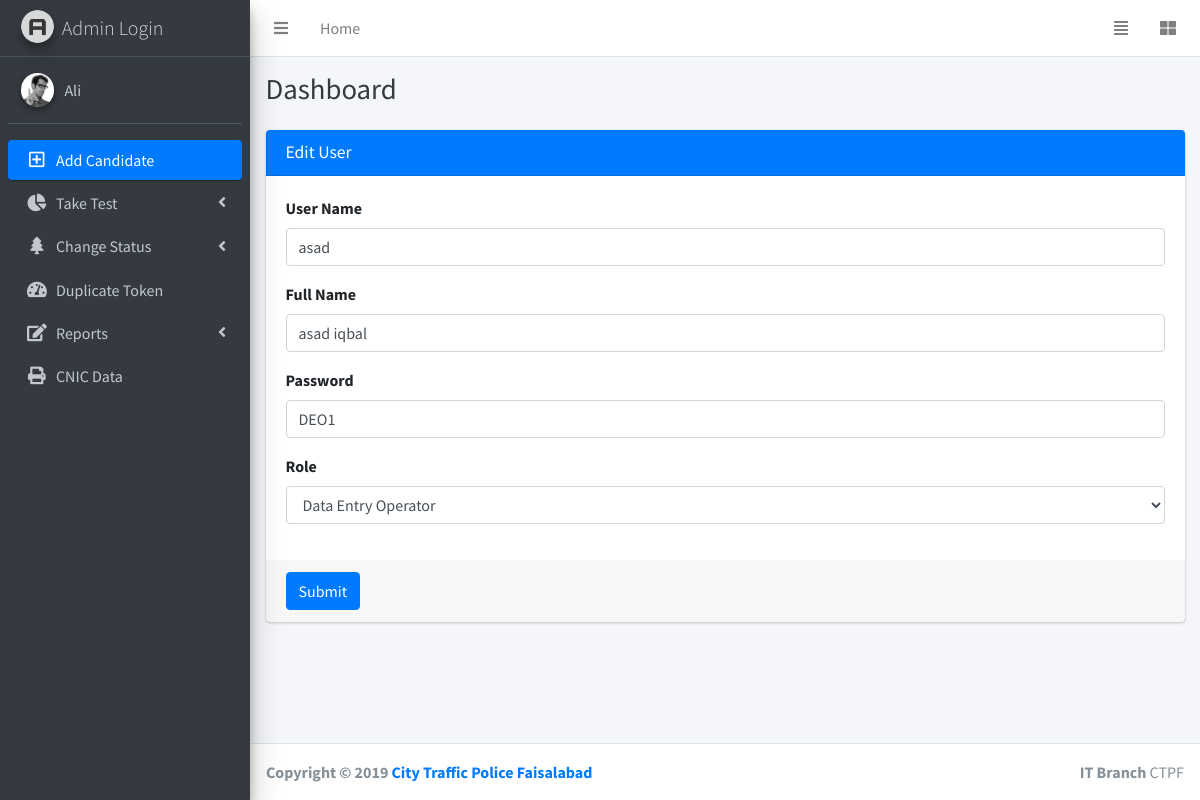
Screenshot of /editUser.php?userID=12 (signed in) with the database file from the repository.
### tables this page shows
CREATE TABLE `users` (
  `id` int(100) NOT NULL,
  `username` varchar(100) NOT NULL,
  `email` varchar(100) NOT NULL,
  `password` varchar(100) NOT NULL,
  `role` varchar(100) NOT NULL,
  `date` timestamp NOT NULL DEFAULT current_timestamp()
);

### editUser.php (the view, shortened to what this page needs)
<?php session_start();
require_once('sessionSet.php');
?>
            <!DOCTYPE html>
            <html>
            <head>
                <link rel="stylesheet" href="plugins/fontawesome-free/css/all.min.css">
                <link rel="stylesheet" href="https://code.ionicframework.com/ionicons/2.0.1/css/ionicons.min.css">
                <link rel="stylesheet" href="plugins/tempusdominus-bootstrap-4/css/tempusdominus-bootstrap-4.min.css">
                <link rel="stylesheet" href="plugins/icheck-bootstrap/icheck-bootstrap.min.css">
                <link rel="stylesheet" href="plugins/jqvmap/jqvmap.min.css">
                <link rel="stylesheet" href="dist/css/adminlte.min.css">
                <link rel="stylesheet" href="plugins/overlayScrollbars/css/OverlayScrollbars.min.css">
                <link rel="stylesheet" href="plugins/daterangepicker/daterangepicker.css">
                <link rel="stylesheet" href="plugins/summernote/summernote-bs4.css">
                <link href="https://fonts.googleapis.com/css?family=Source+Sans+Pro:300,400,400i,700" rel="stylesheet"> </head>
            <body class="hold-transition sidebar-mini layout-fixed">
                <div class="wrapper">
                    <?php include('topNav.php') ?>
                        <?php include ('sidebar.php')?>
                            <div class="content-wrapper">
                                <div class="content-header">
                                    <div class="container-fluid">
                                        <div class="row mb-2">
                                            <div class="col-sm-6">
                                                <h1 class="m-0 text-dark">Dashboard</h1> </div>
                                        </div>
                                    </div>
                                </div>
                                <section class="content">
                                    <div class="container-fluid">
                                        <div class="row">
                                            <div class="col-12">
                                                <div class="card card-primary">
                                                    <div class="card-header">
                                                        <h3 class="card-title">Edit User</h3> </div>
                                                    <?php
                                    if(isset($_GET['userID']))
                                    {
                                        $complaintID =  $_GET['userID'];
                                        $complaintDataQ = "select * from users where id='$complaintID'";
                                        $complaintDataQR = mysqli_query($con,$complaintDataQ);
                                        $complaintDataRow = mysqli_fetch_assoc($complaintDataQR);
                                        $userFullName=$complaintDataRow['username'];
                                        $userEmail = $complaintDataRow['email'];
                                        $userPassword = $complaintDataRow['password'];
                                    }
                                ?>
                                                        <form role="form" method="post" action="addUsers.php">
                                                            <div class="card-body">
                                                                <div class="form-group">
                                                                    <label for="InputEmail">User Name</label>
                                                                    <input type="text" class="form-control" id="InputEmail" placeholder="Enter User Name" name="email" value="<?php echo $userEmail; ?>"> </div>
                                                                <div class="form-group">
                                                                    <label for="InputFullName">Full Name</label>
                                                                    <input type="text" class="form-control" id="InputFullName" placeholder="Enter email" name="username" value="<?php echo $userFullName; ?>"> </div>
                                                                <div class="form-group">
                                                                    <label for="InputPassword">Password</label>
                                                                    <input type="text" class="form-control" id="InputPassword" placeholder="Password" name="password" value="<?php echo $userPassword; ?>"> </div>
                                                                <div class="form-group">
                                                                    <label for="InputRole">Role</label>
                                                                    <select class="form-control" id="InputRole" name="role">
                                                                        <option selected="selected" data-select2-id="1" value="DEO">Data Entry Operator</option>
                                                                    </select>
                                                                </div>
                                                            </div>
                                                            <div class="card-footer">
                                                                <button type="submit" class="btn btn-primary" name="submit">Submit</button>
                                                            </div>
                                                        </form>
                                                </div>
                                            </div>
                                        </div>
                                    </div>
                                </section>
                            </div>
                            <?php include ('footer.php')?>
                </div>
            </body>
            </html>

### rows the page displays
users: email "asad", username "asad iqbal", password "DEO1"

### other values shown
$userRole "Admin"
$userName "Ali"
